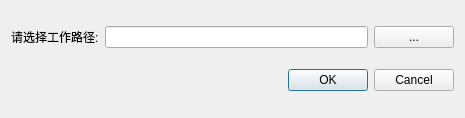
<?xml version="1.0" encoding="UTF-8"?>
<ui version="4.0">
 <class>WorkSpaceSetting</class>
 <widget class="QDialog" name="WorkSpaceSetting">
  <property name="geometry">
   <rect>
    <x>0</x>
    <y>0</y>
    <width>465</width>
    <height>118</height>
   </rect>
  </property>
  <property name="windowTitle">
   <string>Dialog</string>
  </property>
  <layout class="QVBoxLayout" name="verticalLayout">
   <item>
    <layout class="QHBoxLayout" name="horizontalLayout">
     <item>
      <widget class="QLabel" name="label">
       <property name="text">
        <string>请选择工作路径:</string>
       </property>
      </widget>
     </item>
     <item>
      <widget class="QLineEdit" name="lineEdit"/>
     </item>
     <item>
      <widget class="QPushButton" name="pushButton">
       <property name="text">
        <string>...</string>
       </property>
      </widget>
     </item>
    </layout>
   </item>
   <item>
    <widget class="QDialogButtonBox" name="buttonBox">
     <property name="orientation">
      <enum>Qt::Horizontal</enum>
     </property>
     <property name="standardButtons">
      <set>QDialogButtonBox::Cancel|QDialogButtonBox::Ok</set>
     </property>
    </widget>
   </item>
  </layout>
 </widget>
 <resources/>
 <connections>
  <connection>
   <sender>buttonBox</sender>
   <signal>accepted()</signal>
   <receiver>WorkSpaceSetting</receiver>
   <slot>accept()</slot>
   <hints>
    <hint type="sourcelabel">
     <x>248</x>
     <y>254</y>
    </hint>
    <hint type="destinationlabel">
     <x>157</x>
     <y>274</y>
    </hint>
   </hints>
  </connection>
  <connection>
   <sender>buttonBox</sender>
   <signal>rejected()</signal>
   <receiver>WorkSpaceSetting</receiver>
   <slot>reject()</slot>
   <hints>
    <hint type="sourcelabel">
     <x>316</x>
     <y>260</y>
    </hint>
    <hint type="destinationlabel">
     <x>286</x>
     <y>274</y>
    </hint>
   </hints>
  </connection>
 </connections>
</ui>
